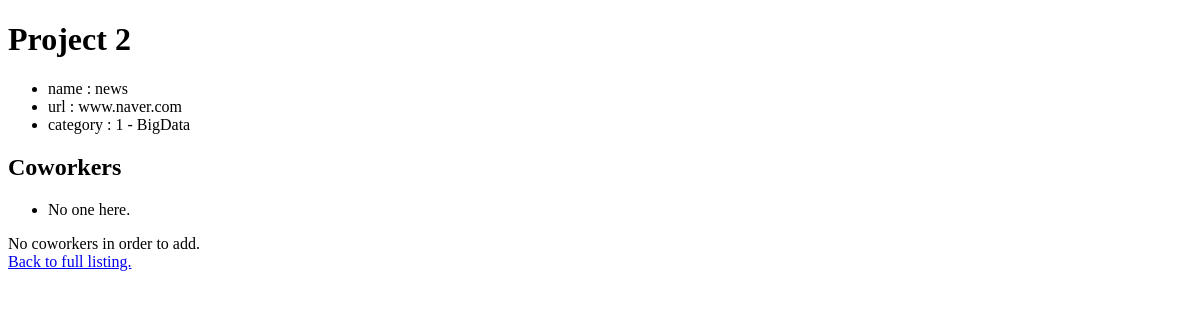
Page /2 on the earlier database version.
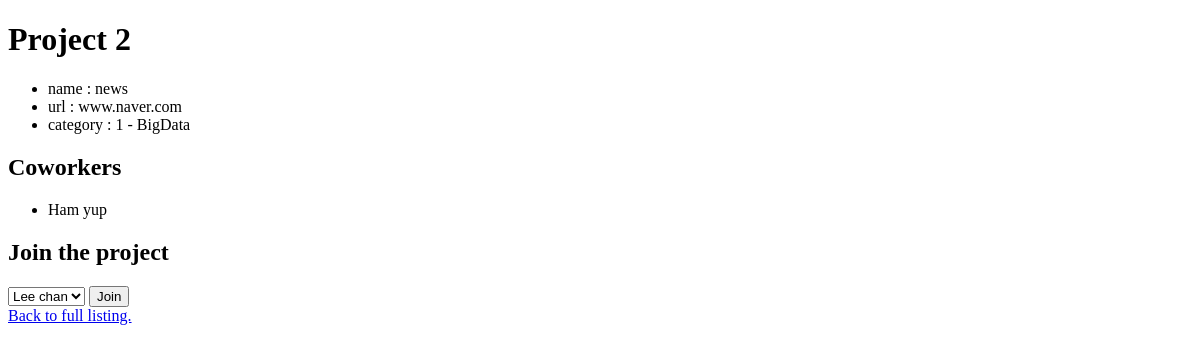
Same page on the later database version.
### home/models.py (models this page shows, shortened)
class Project(models.Model):
    name = models.CharField(max_length=20)
    url = models.CharField(max_length=64)
    giturl = models.CharField(max_length=64)
    description = models.CharField(max_length=500)
    category = models.ForeignKey(Category, on_delete=models.CASCADE, related_name='classification')

class Category(models.Model):
    name = models.CharField(max_length=64)
    description = models.CharField(max_length=500)
    def __str__(self):
        return f"{self.id} - {self.name}"

class Coworker(models.Model):
    name = models.CharField(max_length=20)
    surname = models.CharField(max_length=20)
    projects = models.ManyToManyField(Project, blank=True, related_name="coworkers")
    def __str__(self):
        return f"{self.surname} {self.name}"

### home/views.py (the view)
# urls.py: path("<int:project_id>", views.project, name="project"),
def project(request, project_id):
    try:
        project = Project.objects.get(pk=project_id)
    except Project.DoesNotExist:
        raise Http404("Project dose not exist.")
    context = {
        'project':project,
        'coworkers':project.coworkers.all(),
        'non_coworkers':Coworker.objects.exclude(projects=project).all()
    }
    return render(request, "home/project.html", context)

### home/templates/home/project.html (shortened to what this page needs)
{% extends "home/base.html" %}
{% block body %}
   <h1>Project {{ project.id }}</h1>
   <ul>
      <li>name : {{ project.name }}</li>
      <li>url : {{ project.url }}</li>
      <li>category : {{ project.category }}</li>
   </ul>
   <h2>Coworkers</h2>
   <ul>
      {% for coworker in coworkers %}
      <li>{{ coworker }}</li>
      {% empty %}
      <li>No one here.</li>
      {% endfor %}
   </ul>
   {% if non_coworkers %}
      <h2>Join the project</h2>
      <form action="{% url 'join' project.id %}" method="post">
         <select name="coworker">
            {% for coworker in non_coworkers %}
               <option value="{{ coworker.id }}">{{ coworker }}</option>
            {% endfor %}
         </select>
         <input type="submit" value="Join">
      </form>
   {% else %}
      <div>No coworkers in order to add.</div>
   {% endif %}
   <a href="{% url 'index' %}">Back to full listing.</a>
{% endblock %}

### home/templates/home/base.html (shortened to what this page needs)
<!DOCTYPE html>
<html lang="en" dir="ltr">
   <head>
   </head>
   <body>
      {% block body %}
      {% endblock %}
   </body>
</html>

Differences in the rows shown:
added Coworker: surname+name "Ham yup"
Other differences:
form field coworker: (not shown) → "Lee chan"
form field value: (not shown) → "Join"
text no longer shown: "No one here. No coworkers in order to add."
text now shown: "Join the project"
